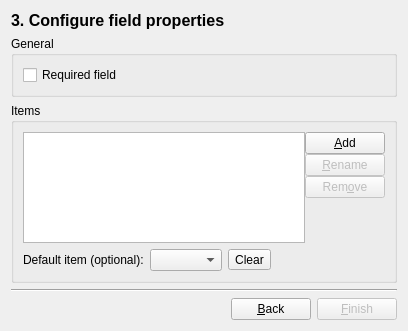
<?xml version="1.0" encoding="UTF-8"?>
<ui version="4.0">
 <class>ComboboxFieldWizard</class>
 <widget class="QWidget" name="ComboboxFieldWizard">
  <property name="geometry">
   <rect>
    <x>0</x>
    <y>0</y>
    <width>408</width>
    <height>331</height>
   </rect>
  </property>
  <property name="windowTitle">
   <string>Form</string>
  </property>
  <layout class="QVBoxLayout" name="verticalLayout_4">
   <item>
    <widget class="QLabel" name="label">
     <property name="styleSheet">
      <string notr="true">font-size: 16px;
font-weight: bold;</string>
     </property>
     <property name="text">
      <string>3. Configure field properties</string>
     </property>
    </widget>
   </item>
   <item>
    <widget class="QGroupBox" name="groupBox">
     <property name="title">
      <string>General</string>
     </property>
     <property name="checkable">
      <bool>false</bool>
     </property>
     <layout class="QVBoxLayout" name="verticalLayout">
      <item>
       <widget class="QCheckBox" name="requiredFieldCheckBox">
        <property name="toolTip">
         <string>Required fields have to be filled out</string>
        </property>
        <property name="text">
         <string>Required field</string>
        </property>
       </widget>
      </item>
     </layout>
    </widget>
   </item>
   <item>
    <widget class="QGroupBox" name="groupBox_2">
     <property name="title">
      <string>Items</string>
     </property>
     <layout class="QVBoxLayout" name="verticalLayout_3">
      <item>
       <layout class="QHBoxLayout" name="horizontalLayout_2">
        <property name="spacing">
         <number>0</number>
        </property>
        <item>
         <widget class="QListWidget" name="itemsListWidget">
          <property name="toolTip">
           <string>Add at least one item to your drop-down list by using the &quot;Add&quot; button on the right</string>
          </property>
         </widget>
        </item>
        <item>
         <layout class="QVBoxLayout" name="verticalLayout_2">
          <property name="spacing">
           <number>0</number>
          </property>
          <item>
           <widget class="QPushButton" name="addItemButton">
            <property name="text">
             <string>&amp;Add</string>
            </property>
            <property name="flat">
             <bool>false</bool>
            </property>
           </widget>
          </item>
          <item>
           <widget class="QPushButton" name="renameItemButton">
            <property name="enabled">
             <bool>false</bool>
            </property>
            <property name="text">
             <string>&amp;Rename</string>
            </property>
           </widget>
          </item>
          <item>
           <widget class="QPushButton" name="removeItemButton">
            <property name="enabled">
             <bool>false</bool>
            </property>
            <property name="text">
             <string>Rem&amp;ove</string>
            </property>
           </widget>
          </item>
          <item>
           <spacer name="verticalSpacer_2">
            <property name="orientation">
             <enum>Qt::Vertical</enum>
            </property>
            <property name="sizeHint" stdset="0">
             <size>
              <width>20</width>
              <height>40</height>
             </size>
            </property>
           </spacer>
          </item>
         </layout>
        </item>
       </layout>
      </item>
      <item>
       <layout class="QHBoxLayout" name="horizontalLayout_3">
        <item>
         <widget class="QLabel" name="label_2">
          <property name="toolTip">
           <string>Select the default item if desired. To be able to choose an item, add some to the items list above first.</string>
          </property>
          <property name="text">
           <string>Default item (optional):</string>
          </property>
         </widget>
        </item>
        <item>
         <widget class="QComboBox" name="defaultCombo">
          <property name="toolTip">
           <string>Select the default item if desired. To be able to choose an item, add some to the items list above first.</string>
          </property>
         </widget>
        </item>
        <item>
         <widget class="QToolButton" name="clearDefaultButton">
          <property name="toolTip">
           <string>Clear default item selection</string>
          </property>
          <property name="text">
           <string>Clear</string>
          </property>
         </widget>
        </item>
        <item>
         <spacer name="horizontalSpacer_2">
          <property name="orientation">
           <enum>Qt::Horizontal</enum>
          </property>
          <property name="sizeHint" stdset="0">
           <size>
            <width>40</width>
            <height>20</height>
           </size>
          </property>
         </spacer>
        </item>
       </layout>
      </item>
     </layout>
    </widget>
   </item>
   <item>
    <spacer name="verticalSpacer">
     <property name="orientation">
      <enum>Qt::Vertical</enum>
     </property>
     <property name="sizeHint" stdset="0">
      <size>
       <width>20</width>
       <height>6</height>
      </size>
     </property>
    </spacer>
   </item>
   <item>
    <widget class="Line" name="line">
     <property name="orientation">
      <enum>Qt::Horizontal</enum>
     </property>
    </widget>
   </item>
   <item>
    <layout class="QHBoxLayout" name="horizontalLayout">
     <item>
      <spacer name="horizontalSpacer">
       <property name="orientation">
        <enum>Qt::Horizontal</enum>
       </property>
       <property name="sizeHint" stdset="0">
        <size>
         <width>40</width>
         <height>20</height>
        </size>
       </property>
      </spacer>
     </item>
     <item>
      <widget class="QPushButton" name="backButton">
       <property name="text">
        <string>&amp;Back</string>
       </property>
      </widget>
     </item>
     <item>
      <widget class="QPushButton" name="finishButton">
       <property name="enabled">
        <bool>false</bool>
       </property>
       <property name="text">
        <string>&amp;Finish</string>
       </property>
       <property name="autoDefault">
        <bool>true</bool>
       </property>
       <property name="default">
        <bool>true</bool>
       </property>
      </widget>
     </item>
    </layout>
   </item>
  </layout>
 </widget>
 <resources/>
 <connections/>
</ui>
